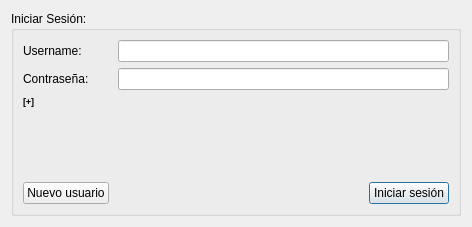
<?xml version="1.0" encoding="UTF-8"?>
<ui version="4.0">
 <class>Form</class>
 <widget class="QWidget" name="Form">
  <property name="geometry">
   <rect>
    <x>0</x>
    <y>0</y>
    <width>472</width>
    <height>227</height>
   </rect>
  </property>
  <property name="windowTitle">
   <string>login_window</string>
  </property>
  <layout class="QVBoxLayout" name="verticalLayout">
   <item>
    <widget class="QGroupBox" name="groupBox">
     <property name="title">
      <string>Iniciar Sesión:</string>
     </property>
     <layout class="QVBoxLayout" name="verticalLayout_2">
      <item>
       <layout class="QFormLayout" name="formLayout">
        <item row="1" column="0">
         <widget class="QLabel" name="username_label">
          <property name="text">
           <string>Username:</string>
          </property>
         </widget>
        </item>
        <item row="1" column="1">
         <widget class="QLineEdit" name="username_lineedit">
          <property name="placeholderText">
           <string/>
          </property>
         </widget>
        </item>
        <item row="2" column="0">
         <widget class="QLabel" name="password_label">
          <property name="text">
           <string>Contraseña:       </string>
          </property>
         </widget>
        </item>
        <item row="2" column="1">
         <widget class="QLineEdit" name="password_lineedit">
          <property name="echoMode">
           <enum>QLineEdit::Password</enum>
          </property>
         </widget>
        </item>
       </layout>
      </item>
      <item>
       <widget class="QLabel" name="login_status">
        <property name="font">
         <font>
          <pointsize>7</pointsize>
          <weight>75</weight>
          <bold>true</bold>
         </font>
        </property>
        <property name="text">
         <string>[+]</string>
        </property>
       </widget>
      </item>
      <item>
       <spacer name="verticalSpacer">
        <property name="orientation">
         <enum>Qt::Vertical</enum>
        </property>
        <property name="sizeHint" stdset="0">
         <size>
          <width>20</width>
          <height>40</height>
         </size>
        </property>
       </spacer>
      </item>
      <item>
       <layout class="QHBoxLayout" name="horizontalLayout_2">
        <item>
         <widget class="QPushButton" name="newuser_button_2">
          <property name="text">
           <string>Nuevo usuario</string>
          </property>
         </widget>
        </item>
        <item>
         <spacer name="horizontalSpacer">
          <property name="orientation">
           <enum>Qt::Horizontal</enum>
          </property>
          <property name="sizeHint" stdset="0">
           <size>
            <width>40</width>
            <height>20</height>
           </size>
          </property>
         </spacer>
        </item>
        <item>
         <widget class="QPushButton" name="login_button_2">
          <property name="text">
           <string>Iniciar sesión</string>
          </property>
          <property name="autoDefault">
           <bool>false</bool>
          </property>
          <property name="default">
           <bool>true</bool>
          </property>
         </widget>
        </item>
       </layout>
      </item>
     </layout>
    </widget>
   </item>
  </layout>
 </widget>
 <resources/>
 <connections/>
</ui>
